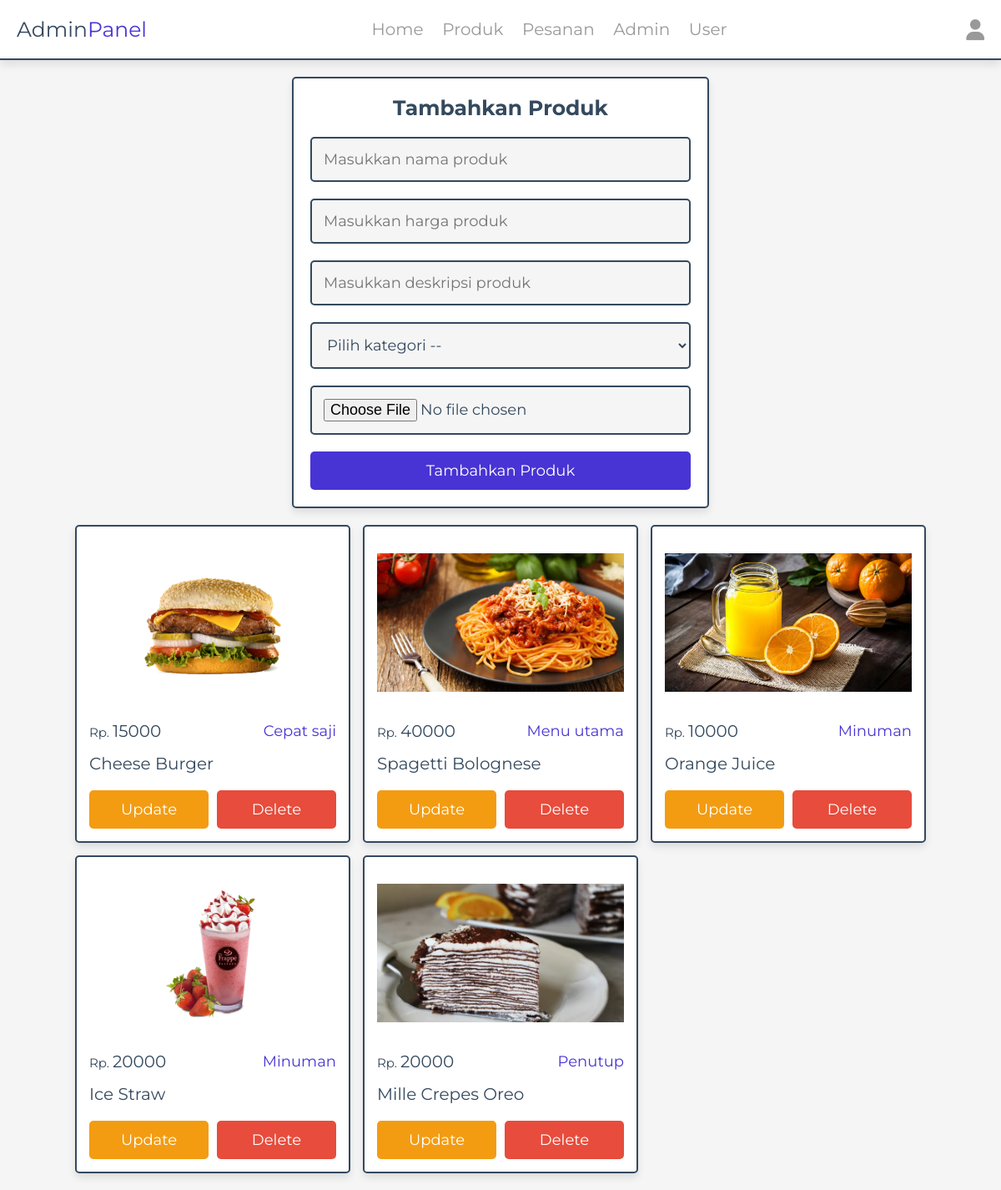
The app's page /admin/products.php (signed in) with its own data.
### tables this page shows
CREATE TABLE `products` (
  `id` int(100) NOT NULL,
  `name` varchar(100) NOT NULL,
  `category` varchar(100) NOT NULL,
  `price` int(10) NOT NULL,
  `image` varchar(100) NOT NULL,
  `description` varchar(100) NOT NULL
);

### admin/products.php (the view, shortened to what this page needs)
<?php
include '../components/connect.php';
?>
<!DOCTYPE html>
<html lang="en">
<head>
   <link rel="stylesheet" href="https://cdnjs.cloudflare.com/ajax/libs/font-awesome/6.1.1/css/all.min.css">
   <link rel="stylesheet" href="../css/admin_style.css">
</head>
<body>
<?php include '../components/admin_navbar.php' ?>
<section class="add-products">
   <form action="" method="POST" enctype="multipart/form-data">
      <h3>Tambahkan produk</h3>
      <input type="text" required placeholder="Masukkan nama produk" name="name" maxlength="100" class="box">
      <input type="number" min="0" max="9999999999" required placeholder="Masukkan harga produk" name="price" onkeypress="if(this.value.length == 10) return false;" class="box">
      <input type="text" required placeholder="Masukkan deskripsi produk" name="description" maxlength="100" class="box">
      <select name="category" class="box" required>
         <option value="" disabled selected>Pilih kategori --</option>
      </select>
      <input type="file" name="image" class="box" accept="image/jpg, image/jpeg, image/png, image/webp" required>
      <input type="submit" value="Tambahkan produk" name="add_product" class="btn">
   </form>
</section>
<section class="show-products" style="padding-top: 0;">
   <div class="box-container">
   <?php
      $show_products = $conn->prepare("SELECT * FROM `products`");
      $show_products->execute();
      if($show_products->rowCount() > 0){
         while($fetch_products = $show_products->fetch(PDO::FETCH_ASSOC)){
   ?>
   <div class="box">
      <img src="../uploaded_img/<?= $fetch_products['image']; ?>" alt="">
      <div class="flex">
         <div class="price"><span>Rp. </span><?= $fetch_products['price']; ?></div>
         <div class="category"><?= $fetch_products['category']; ?></div>
      </div>
      <div class="name"><?= $fetch_products['name']; ?></div>
      <div class="flex-btn">
         <a href="update_product.php?update=<?= $fetch_products['id']; ?>" class="option-btn">update</a>
         <a href="products.php?delete=<?= $fetch_products['id']; ?>" class="delete-btn" onclick="return confirm('hapus produk ini?');">delete</a>
      </div>
   </div>
   <?php
         }
      }else{
         echo '<p class="empty">Belum ada produk yang ditambahkan!</p>';
      }
   ?>
   </div>
</section>
</body>
</html>

### css/admin_style.css (style rules this page uses)
:root { --main-color:#4834d4; --red:#e74c3c; --orange:#f39c12; --black:#34495e; --white:#fff; --light-bg:#f5f5f5; --light-color:#999; --border:.2rem solid var(--black); --box-shadow:0 .5rem 1rem rgba(0,0,0,.1); }
* { font-family: 'Montserrat', sans-serif; margin:0; padding:0; box-sizing: border-box; text-decoration: none; outline: none; border:none; }
html { font-size: 62.5%; overflow-x: hidden; }
body { background-color: var(--light-bg); }
section { max-width: 1200px; margin:0 auto; padding:2rem; }
.btn, .delete-btn, .option-btn { display: block; margin-top: 1rem; border-radius: .5rem; cursor: pointer; width: 100%; font-size: 1.8rem; color:var(--white); padding:1.2rem 3rem; text-transform: capitalize; text-align: center; }
.btn { background-color: var(--main-color); }
.delete-btn { background-color: var(--red); }
.option-btn { background-color: var(--orange); }
.flex-btn { display: flex; gap:1rem; }
.add-products form { margin:0 auto; max-width: 50rem; background-color: var(--white); border-radius: .5rem; box-shadow: var(--box-shadow); border:var(--border); padding:2rem; text-align: center; }
.add-products form h3 { margin-bottom: 1rem; font-size: 2.5rem; color:var(--black); text-transform: capitalize; }
.add-products form .box { background-color: var(--light-bg); border:var(--border); width: 100%; padding:1.4rem; font-size: 1.8rem; color:var(--black); border-radius: .5rem; margin: 1rem 0; }
.show-products .box-container { display: grid; grid-template-columns: repeat(auto-fit, 33rem); gap:1.5rem; justify-content: center; align-items: flex-start; }
.show-products .box-container .box { background-color: var(--white); border-radius: .5rem; box-shadow: var(--box-shadow); border:var(--border); padding:1.5rem; }
.show-products .box-container .box img { width: 100%; height: 20rem; object-fit: contain; margin-bottom: 1rem; }
.show-products .box-container .box .name { font-size: 2rem; color:var(--black); padding:1rem 0; }
.show-products .box-container .box .flex { display: flex; align-items: center; gap:1rem; justify-content: space-between; }
.show-products .box-container .box .flex .category { font-size: 1.8rem; color:var(--main-color); }
.show-products .box-container .box .flex .price { font-size: 2rem; color:var(--black); margin:.5rem 0; }
.show-products .box-container .box .flex .price span { font-size: 1.5rem; }

### records on screen
products: image (picture), price "15000", category "Cepat saji", name "Cheese Burger"
products: image (picture), price "40000", category "Menu utama", name "Spagetti Bolognese"
products: image (picture), price "10000", category "Minuman", name "Orange Juice"
products: image (picture), price "20000", category "Minuman", name "Ice Straw"
products: image (picture), price "20000", category "Penutup", name "Mille Crepes Oreo"
